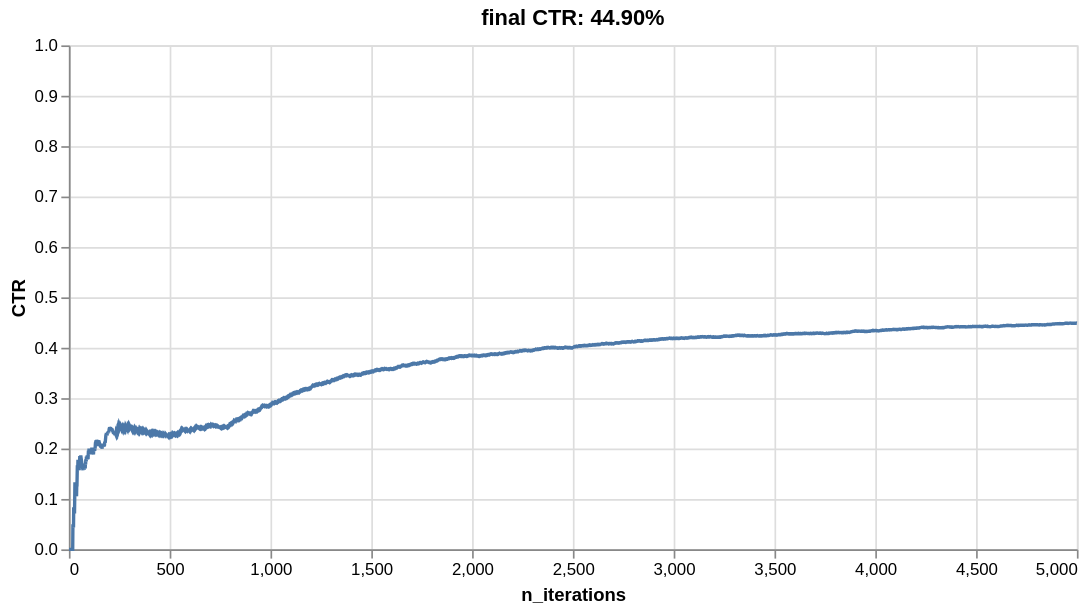

Notebook source saved alongside this figure:
### Markdown cell above
A good recommender model should at the very least understand what kind of items each user prefers. One of the simplest and yet performant way to do this is Simon Funk's SGD method he developed for the Netflix challenge and wrote about [here](https://sifter.org/simon/journal/20061211.html). It models each user and each item as latent vectors. The dot product of these two vectors is the expected preference of the user for the item.

### Code cell
model = reco.FunkMF(seed=10)
simulate(5_000, get_reward, model, seed=42)

### Figure 1 — Vega-Lite specification as saved in the notebook (floating-point values rounded to 4 significant figures; data arrays with more than 128 entries replaced by an {"elided": "..."} marker saying what was removed)
{"config": {"view": {"continuousWidth": 300, "continuousHeight": 300}}, "data": {"name": "data-a657ea80854fb1ec0582d8f30bfd701f"}, "mark": {"type": "line"}, "encoding": {"x": {"field": "n_iterations", "title": "n_iterations", "type": "quantitative"}, "y": {"field": "CTR", "scale": {"domain": [0, 1]}, "title": "CTR", "type": "quantitative"}}, "height": 300, "title": "final CTR: 44.90%", "width": 600, "$schema": "https://vega.github.io/schema/vega-lite/v6.1.0.json", "datasets": {"data-a657ea80854fb1ec0582d8f30bfd701f": {"elided": "5000 records"}}}
